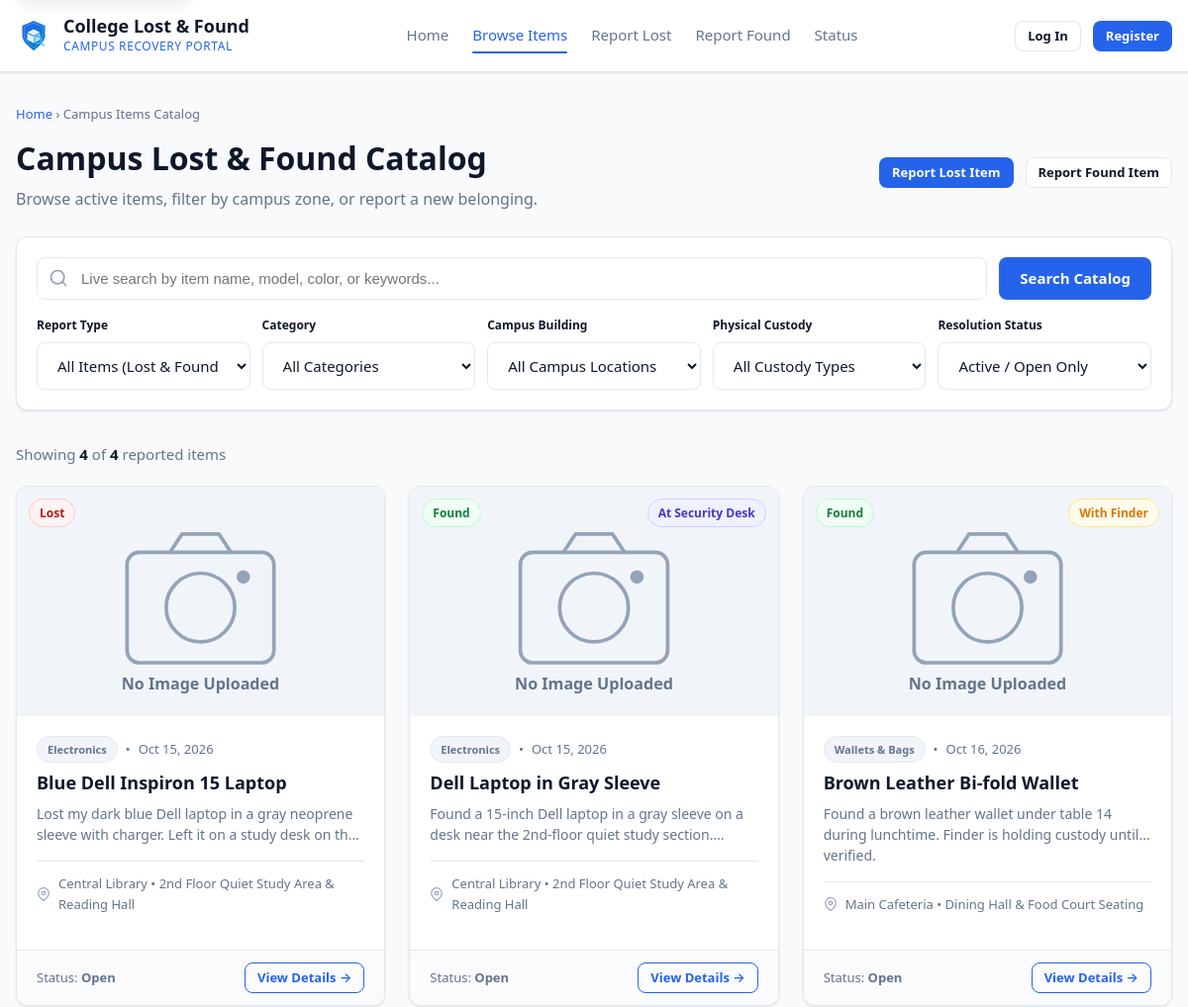
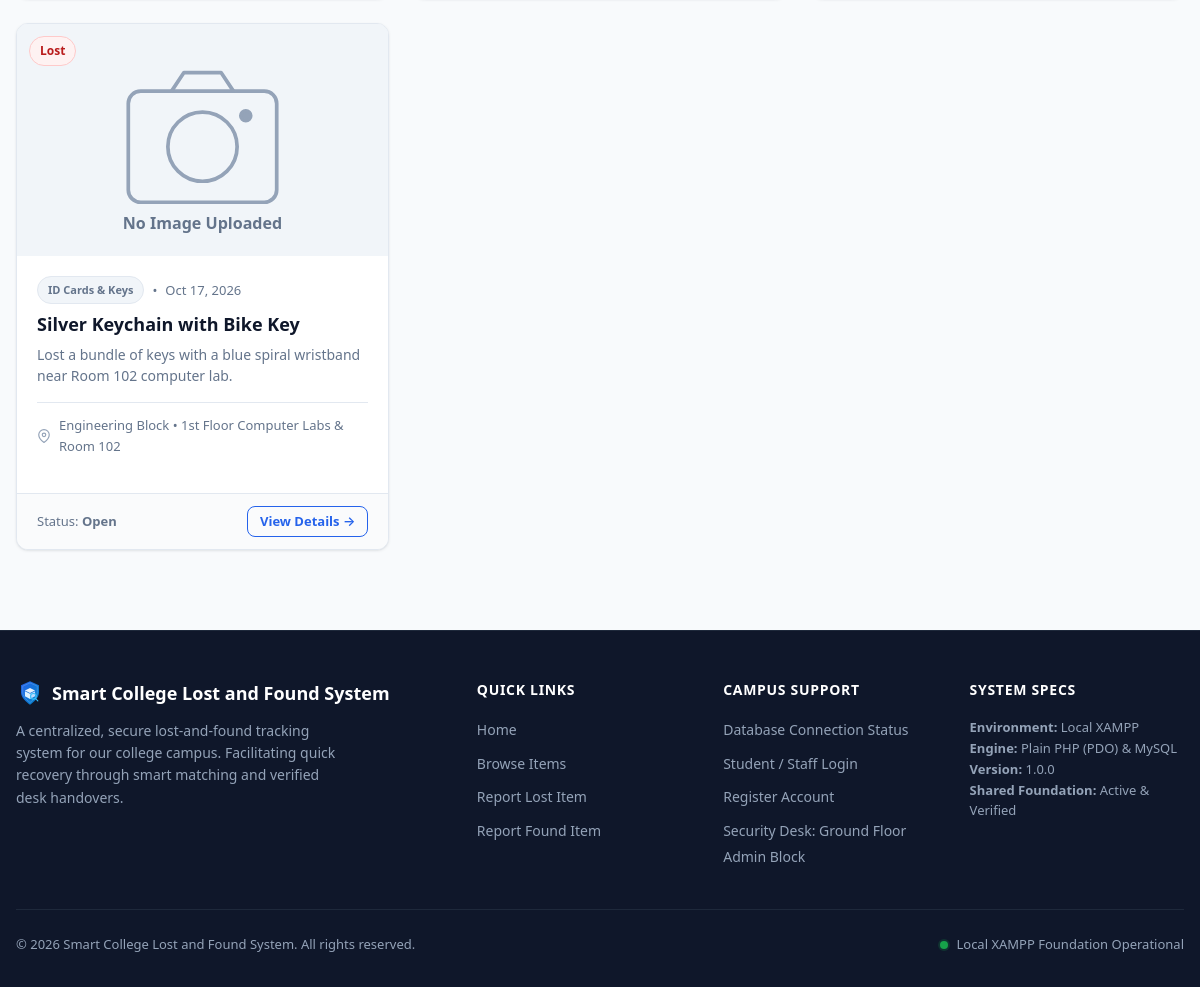
The page /items.php on the database its author committed (2 pictures, top to bottom).
### tables this page shows
CREATE TABLE items (
    id INT UNSIGNED AUTO_INCREMENT PRIMARY KEY,
    user_id INT UNSIGNED NOT NULL,
    item_type ENUM('lost', 'found') NOT NULL,
    category_id INT UNSIGNED NOT NULL,
    location_id INT UNSIGNED NOT NULL,
    title VARCHAR(120) NOT NULL,
    description TEXT NOT NULL,
    identifying_features TEXT NULL COMMENT 'Private verification features - STRICTLY HIDDEN FROM PUBLIC',
    incident_date DATE NOT NULL COMMENT 'Date lost or date found',
    incident_time TIME NULL,
    image_path VARCHAR(255) NULL,
    custody_status ENUM('with_finder', 'submitted_to_security', 'returned_to_owner', 'not_applicable') NOT NULL DEFAULT 'not_applicable',
    status ENUM('open', 'pending_claim', 'claimed', 'closed', 'rejected') NOT NULL DEFAULT 'open',
    created_at TIMESTAMP DEFAULT CURRENT_TIMESTAMP,
    updated_at TIMESTAMP DEFAULT CURRENT_TIMESTAMP ON UPDATE CURRENT_TIMESTAMP,
    CONSTRAINT fk_items_user FOREIGN KEY (user_id) REFERENCES users (id) ON DELETE CASCADE,
    CONSTRAINT fk_items_category FOREIGN KEY (category_id) REFERENCES categories (id) ON DELETE RESTRICT,
    CONSTRAINT fk_items_location FOREIGN KEY (location_id) REFERENCES locations (id) ON DELETE RESTRICT,
    INDEX idx_items_type_status (item_type, status),
    INDEX idx_items_custody (custody_status),
    INDEX idx_items_date (incident_date),
    INDEX idx_items_cat_loc (category_id, location_id),
    FULLTEXT INDEX ft_item_search (title, description)
);

CREATE TABLE categories (
    id INT UNSIGNED AUTO_INCREMENT PRIMARY KEY,
    name VARCHAR(50) NOT NULL UNIQUE,
    icon VARCHAR(50) NOT NULL DEFAULT 'fa-box',
    description VARCHAR(255) NULL,
    created_at TIMESTAMP DEFAULT CURRENT_TIMESTAMP
);

CREATE TABLE locations (
    id INT UNSIGNED AUTO_INCREMENT PRIMARY KEY,
    campus_zone VARCHAR(60) NOT NULL COMMENT 'e.g. North Campus, Engineering Block',
    building VARCHAR(80) NOT NULL COMMENT 'e.g. Central Library, Science Complex',
    specific_area VARCHAR(100) NULL COMMENT 'e.g. 2nd Floor Reading Room, Lab 102',
    created_at TIMESTAMP DEFAULT CURRENT_TIMESTAMP,
    INDEX idx_building (building)
);

### includes/functions.php (called while the page is built, shortened)
<?php
function e(?string $string): string {
    return htmlspecialchars($string ?? '', ENT_QUOTES, 'UTF-8');
}
function url(string $path = ''): string {
    $base = rtrim(BASE_URL, '/');
    $cleanPath = ltrim($path, '/');
    return $base === '' ? '/' . $cleanPath : $base . '/' . $cleanPath;
}
function format_date(?string $date): string {
    $timestamp = strtotime($date);
    return $timestamp ? date('M j, Y', $timestamp) : e($date);
}

### items.php (the view, shortened to what this page needs)
<?php
require_once __DIR__ . '/includes/functions.php';
$items = [];
$totalCount = 0;
$searchQuery = trim($_GET['search'] ?? '');
$typeFilter = trim($_GET['type'] ?? 'all');
$custodyFilter = trim($_GET['custody'] ?? 'all');
$statusFilter = trim($_GET['status'] ?? 'open');
$page = max(1, (int)($_GET['page'] ?? 1));
$limit = 12;
$offset = ($page - 1) * $limit;
try {
    $pdo = get_db_connection();
    $where = ["1=1"];
    $params = [];
    if ($statusFilter !== 'all' && in_array($statusFilter, ['open', 'pending_claim', 'claimed', 'closed'])) {
        $where[] = "i.status = :status";
        $params[':status'] = $statusFilter;
    }
    $whereSql = implode(' AND ', $where);
    $countSql = "SELECT COUNT(*) FROM items i WHERE $whereSql";
    $countStmt = $pdo->prepare($countSql);
    $countStmt->execute($params);
    $totalCount = (int)$countStmt->fetchColumn();
    $itemsSql = "SELECT i.id, i.item_type, i.title, i.description, i.incident_date, i.custody_status, i.status, i.image_path,
                        c.name AS category_name, l.campus_zone, l.building, l.specific_area
                 FROM items i
                 JOIN categories c ON i.category_id = c.id
                 JOIN locations l ON i.location_id = l.id
                 WHERE $whereSql
                 ORDER BY i.created_at DESC
                 LIMIT :limit OFFSET :offset";
    $itemsStmt = $pdo->prepare($itemsSql);
    foreach ($params as $key => $val) {
        $itemsStmt->bindValue($key, $val);
    }
    $itemsStmt->bindValue(':limit', $limit, PDO::PARAM_INT);
    $itemsStmt->bindValue(':offset', $offset, PDO::PARAM_INT);
    $itemsStmt->execute();
    $items = $itemsStmt->fetchAll(PDO::FETCH_ASSOC);
} catch (Throwable $e) {
    $items = [];
    $totalPages = 1;
}
require_once __DIR__ . '/includes/header.php';
?>
<div class="container section" style="padding-top: var(--space-8);">
    <div style="margin-bottom: var(--space-6);">
        <nav aria-label="Breadcrumb" style="font-size: 0.8125rem; color: var(--color-text-muted); margin-bottom: var(--space-2);">
            <a href="<?= url('index.php') ?>">Home</a> &rsaquo; <span>Campus Items Catalog</span>
        </nav>
        <div style="display: flex; align-items: center; justify-content: space-between; flex-wrap: wrap; gap: var(--space-4);">
            <div>
                <h1 style="font-size: 2rem; font-weight: 800; color: var(--color-text); margin-bottom: var(--space-1);">
                    Campus Lost &amp; Found Catalog
                </h1>
                <p style="color: var(--color-text-muted); font-size: 1rem;">
                    Browse active items, filter by campus zone, or report a new belonging.
                </p>
            </div>
            <div style="display: flex; gap: var(--space-3);">
                <a href="<?= url('report-lost.php') ?>" class="btn btn-primary btn-sm">Report Lost Item</a>
                <a href="<?= url('report-found.php') ?>" class="btn btn-secondary btn-sm">Report Found Item</a>
            </div>
        </div>
    </div>
    <div class="catalog-filters" id="catalogFilters">
        <form id="filterForm" method="GET" action="<?= url('items.php') ?>">
            <div class="filter-search-row">
                <div class="search-input-wrap">
                    <input type="text"
                           id="searchInput"
                           name="search"
                           value="<?= e($searchQuery) ?>"
                           placeholder="Live search by item name, model, color, or keywords..."
                           aria-label="Live search catalog">
                </div>
                <button type="submit" class="btn btn-primary" id="searchSubmitBtn">
                    Search Catalog
                </button>
            </div>
            <div class="filter-selects-row">
                <div>
                    <label for="typeFilter" class="form-label" style="font-size: 0.75rem;">Report Type</label>
                    <select id="typeFilter" name="type" class="form-select" onchange="this.form.submit()">
                        <option value="all" <?= $typeFilter === 'all' ? 'selected' : '' ?>>All Items (Lost &amp; Found)</option>
                    </select>
                </div>
                <div>
                    <label for="categoryFilter" class="form-label" style="font-size: 0.75rem;">Category</label>
                    <select id="categoryFilter" name="category" class="form-select" onchange="this.form.submit()">
                        <option value="0">All Categories</option>
                    </select>
                </div>
                <div>
                    <label for="locationFilter" class="form-label" style="font-size: 0.75rem;">Campus Building</label>
                    <select id="locationFilter" name="location" class="form-select" onchange="this.form.submit()">
                        <option value="0">All Campus Locations</option>
                    </select>
                </div>
                <div>
                    <label for="custodyFilter" class="form-label" style="font-size: 0.75rem;">Physical Custody</label>
                    <select id="custodyFilter" name="custody" class="form-select" onchange="this.form.submit()">
                        <option value="all" <?= $custodyFilter === 'all' ? 'selected' : '' ?>>All Custody Types</option>
                    </select>
                </div>
                <div>
                    <label for="statusFilter" class="form-label" style="font-size: 0.75rem;">Resolution Status</label>
                    <select id="statusFilter" name="status" class="form-select" onchange="this.form.submit()">
                        <option value="open" <?= $statusFilter === 'open' ? 'selected' : '' ?>>Active / Open Only</option>
                    </select>
                </div>
            </div>
        </form>
    </div>
    <div class="filter-results-header">
        <div class="filter-count" id="resultsCount">
            Showing <strong><?= count($items) ?></strong> of <strong><?= $totalCount ?></strong> reported items
        </div>
    </div>
    <div id="itemsContainer">
        <?php if (!empty($items)): ?>
            <div class="items-grid">
                <?php foreach ($items as $item): ?>
                    <article class="item-card" data-item-id="<?= $item['id'] ?>">
                        <div class="item-card-media">
                            <div class="item-card-badges">
                                <span class="badge badge-<?= $item['item_type'] === 'lost' ? 'lost' : 'found' ?>">
                                </span>
                                <?php if ($item['item_type'] === 'found'): ?>
                                    <?php if ($item['custody_status'] === 'submitted_to_security'): ?>
                                        <span class="badge badge-custody-security" title="Item physically deposited at Campus Security Desk">At Security Desk</span>
                                    <?php elseif ($item['custody_status'] === 'with_finder'): ?>
                                        <span class="badge badge-custody-finder" title="Item kept with finder until verified claim">With Finder</span>
                                    <?php elseif ($item['custody_status'] === 'returned_to_owner'): ?>
                                        <span class="badge badge-custody-returned">Returned</span>
                                    <?php endif; ?>
                                <?php endif; ?>
                            </div>
                            <img src="<?= !empty($item['image_path']) ? url('uploads/items/' . e($item['image_path'])) : url('assets/images/default-item.svg') ?>"
                                 alt="<?= e($item['title']) ?>"
                                 loading="lazy">
                        </div>
                        <div class="item-card-body">
                            <div class="item-card-meta-top">
                                <span class="badge badge-secondary" style="font-size: 0.6875rem;">
                                    <?= e($item['category_name']) ?>
                                </span>
                                <span>&bull;</span>
                                <time datetime="<?= e($item['incident_date']) ?>"><?= format_date($item['incident_date']) ?></time>
                            </div>
                            <h2 class="item-card-title">
                                <a href="<?= url('item-details.php?id=' . $item['id']) ?>">
                                    <?= e($item['title']) ?>
                                </a>
                            </h2>
                            <p class="item-card-desc">
                                <?= e(mb_strimwidth($item['description'], 0, 110, '...')) ?>
                            </p>
                            <div class="item-card-meta-list">
                                <div class="item-card-meta-item">
                                    <svg width="14" height="14" viewBox="0 0 24 24" fill="none" stroke="currentColor" stroke-width="2" stroke-linecap="round" stroke-linejoin="round" aria-hidden="true">
                                        <path d="M21 10c0 7-9 13-9 13s-9-6-9-13a9 9 0 0 1 18 0z"></path>
                                        <circle cx="12" cy="10" r="3"></circle>
                                    </svg>
                                    <span><?= e($item['building']) ?><?= !empty($item['specific_area']) ? ' &bull; ' . e($item['specific_area']) : '' ?></span>
                                </div>
                            </div>
                        </div>
                        <div class="item-card-footer">
                            <span style="font-size: 0.8125rem; color: var(--color-text-muted); text-transform: capitalize;">
                                Status: <strong><?= e($item['status']) ?></strong>
                            </span>
                            <a href="<?= url('item-details.php?id=' . $item['id']) ?>" class="btn btn-outline btn-sm">
                                View Details &rarr;
                            </a>
                        </div>
                    </article>
                <?php endforeach; ?>
            </div>
        <?php endif; ?>
    </div>
</div>
<?php require_once __DIR__ . '/includes/footer.php'; ?>

### rows shown on the page
items: category.name "Electronics", incident_date "Oct 15, 2026", title "Blue Dell Inspiron 15 Laptop", description "Lost my dark blue Dell laptop in a gray neoprene sleeve with charger. Left it on a study desk on…", location.building "Central Library", location.specific_area "2nd Floor Quiet Study Area & Reading Hall", status "Open"
items: category.name "Electronics", incident_date "Oct 15, 2026", title "Dell Laptop in Gray Sleeve", description "Found a 15-inch Dell laptop in a gray sleeve on a desk near the 2nd-floor quiet study…", location.building "Central Library", location.specific_area "2nd Floor Quiet Study Area & Reading Hall", status "Open"
items: category.name "Wallets & Bags", incident_date "Oct 16, 2026", title "Brown Leather Bi-fold Wallet", description "Found a brown leather wallet under table 14 during lunchtime. Finder is holding custody until verified.", location.building "Main Cafeteria", location.specific_area "Dining Hall & Food Court Seating", status "Open"
items: category.name "ID Cards & Keys", incident_date "Oct 17, 2026", title "Silver Keychain with Bike Key", description "Lost a bundle of keys with a blue spiral wristband near Room 102 computer lab.", location.building "Engineering Block", location.specific_area "1st Floor Computer Labs & Room 102", status "Open"

### other values the page prints
APP_SHORT_NAME "College Lost & Found"
count($items) "4"
$totalCount "4"
APP_NAME "Smart College Lost and Found System"
APP_VERSION "1.0.0"
